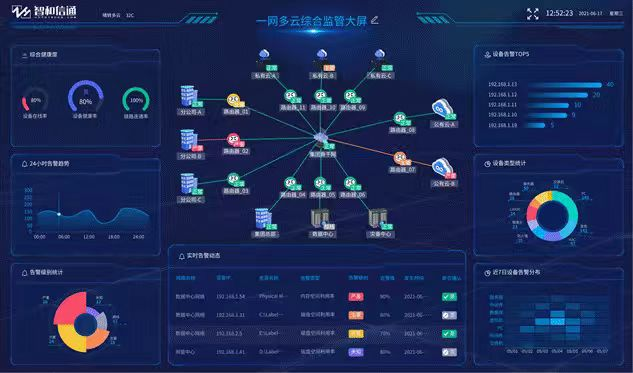
#> input picture ui-image-to-react-skill/generated/run_20260410_174303_096909/_cgi-bin_mmwebwx-bin_webwxgetmsgimg__MsgID662310168062876176skeycrypt_31ffa70e_ea61bec835fa60ca2bfe46c7fc682edammweb_appidwx_webfilehelper.jpg, 633 x 373 px
$ python generate_react_app.py ../../../generated/run_20260410_174303_096909/_cgi-bin_mmwebwx-bin_webwxgetmsgimg__MsgID662310168062876176skeycrypt_31ffa70e_ea61bec835fa60ca2bfe46c7fc682edammweb_appidwx_webfilehelper.jpg
#> lines starting #> are read from the running program, lines starting #| are printed output that depends on the picture
#!/usr/bin/env python3
"""Generate a React page from a reference image and optional notes."""

from __future__ import annotations

import argparse
import base64
import html
import json
import os
import shutil
import textwrap
import urllib.error
import urllib.request
from dataclasses import dataclass
from datetime import datetime
from pathlib import Path
from statistics import mean
from typing import Any

from PIL import Image


SCRIPT_DIR = Path(__file__).resolve().parent
SKILL_DIR = SCRIPT_DIR.parent
PROJECT_DIR = SKILL_DIR.parents[1]
TEMPLATE_DIR = SKILL_DIR / "assets" / "vite-react-template"
GENERATED_ROOT = PROJECT_DIR / "generated"

MOTHERDUCK_STYLE_PROMPT = """
Use these exact MotherDuck-inspired design constraints:
- Background #F4EFEA, text and borders #383838
- Primary CTA #6FC2FF with offset shadow effect
- Accent banners in #FFDE00, #53DBC9, or #FF7169
- White cards with 2px charcoal borders and almost-square corners
- Uppercase monospace headings with normal weight, not bold
- Inter-style body copy with light weight
- Editorial marquee bands between major sections
- Warm playful industrial SaaS tone
- No gradients, glassmorphism, soft shadows, or pill buttons
""".strip()


@dataclass
class GenerationConfig:
    mode: str
    page_goal: str
    content_notes: str
    constraints: str
    backend: str = "stub"
    openai_model: str = "gpt-4.1-mini"


def rgb_to_hex(rgb: tuple[int, int, int]) -> str:
    return "#{:02x}{:02x}{:02x}".format(*rgb)


def brightness(rgb: tuple[int, int, int]) -> float:
    return (0.299 * rgb[0]) + (0.587 * rgb[1]) + (0.114 * rgb[2])


def clamp(value: float, low: float, high: float) -> float:
    return max(low, min(high, value))


def section_name(page_type: str, index: int) -> str:
    landing = ["hero", "value props", "feature cards", "social proof", "cta"]
    dashboard = ["top bar", "summary metrics", "primary chart", "table or list", "secondary panels"]
    editorial = ["hero", "story block", "feature narrative", "highlight band", "cta"]
    names = {
        "landing": landing,
        "dashboard": dashboard,
        "editorial": editorial,
    }.get(page_type, landing)
    return names[index] if index < len(names) else f"section {index + 1}"


def derive_stub_theme(analysis: dict[str, Any], config: GenerationConfig) -> dict[str, Any]:
    tokens = analysis["style_tokens"]
    dominant = tokens["dominant_hex"]
    accent = tokens["accent_hex"]
    dark_mode = tokens["dark_mode"]
    motherduck = config.mode == "high-fidelity-motherduck"
    landing = tokens["page_type"] == "landing"

    if motherduck:
        return {
            "name": "motherduck",
            "bg": "#F4EFEA",
            "surface": "#FFFFFF",
            "text": "#383838",
            "primary": "#6FC2FF",
            "secondary": "#53DBC9",
            "highlight": "#FFDE00",
            "muted_bg": "#F8F8F7",
            "radius": "2px",
            "heading_font": '"Space Mono", monospace',
            "body_font": '"Inter", sans-serif',
            "heading_transform": "uppercase",
            "heading_weight": "400",
            "border_width": "2px",
            "card_style": "bordered",
            "page_shell": "playful-industrial",
        }

    text = "#F5F7FA" if dark_mode else "#1D2433"
    bg = "#111827" if dark_mode else rgb_to_hex(tokens["background_rgb"])
    surface = "#1A2234" if dark_mode else "#FFFFFF"
    highlight = accent if accent != dominant else "#FF8A3D"
    secondary = dominant if brightness(tokens["dominant_rgb"]) < 210 else "#6C8BFF"

    if landing:
        page_shell = "editorial-soft" if not dark_mode else "editorial-dark"
        radius = "18px"
        border_width = "1px"
        card_style = "soft"
    else:
        page_shell = "dashboard-grid"
        radius = "16px"
        border_width = "1px"
        card_style = "panel"

    return {
        "name": "adaptive",
        "bg": bg,
        "surface": surface,
        "text": text,
        "primary": dominant,
        "secondary": secondary,
        "highlight": highlight,
        "muted_bg": "#E9EEF5" if not dark_mode else "#0F172A",
        "radius": radius,
        "heading_font": '"Inter", sans-serif' if landing else '"Space Mono", monospace',
        "body_font": '"Inter", sans-serif',
        "heading_transform": "none" if landing else "uppercase",
        "heading_weight": "600" if landing else "400",
        "border_width": border_width,
        "card_style": card_style,
        "page_shell": page_shell,
    }


def make_run_dir() -> Path:
    GENERATED_ROOT.mkdir(parents=True, exist_ok=True)
    for _ in range(20):
        stamp = datetime.now().strftime("%Y%m%d_%H%M%S_%f")
        run_dir = GENERATED_ROOT / f"run_{stamp}"
        try:
            run_dir.mkdir(parents=True, exist_ok=False)
            return run_dir
        except FileExistsError:
            continue
    raise RuntimeError("Unable to allocate a unique run directory.")


# [10 lines left out: function image_to_data_url, not called in this run]


def analyze_image_locally(image_path: Path) -> dict[str, Any]:
    with Image.open(image_path) as image:
#> image is the input picture: PIL image 633x373 RGB; mean R, G, B 27.6, 42.5, 86.9
        image = image.convert("RGB")
        width, height = image.size
        sample = image.resize((48, 48))
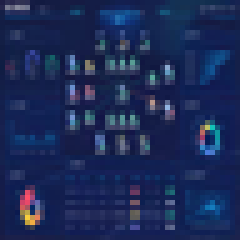
#> sample: PIL image 48x48 RGB (shown 5 times larger); mean R, G, B 27.5, 42.5, 86.9
        pixels = list(sample.getdata())
#> pixels = 2304 items, first 6: (31, 30, 69), (44, 44, 81), (40, 39, 78), (50, 49, 86), (48, 49, 82), (46, 47, 84)
        avg_rgb = tuple(round(mean(channel)) for channel in zip(*pixels))
#> avg_rgb = (28, 42, 87)

        top_band = image.crop((0, 0, width, max(1, height // 5))).resize((24, 24))
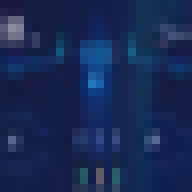
#> top_band: PIL image 24x24 RGB (shown 8 times larger); mean R, G, B 23.6, 41.2, 84.5
        bg_band = image.crop((0, 0, width, max(1, height // 12))).resize((24, 12))
        middle_band = image.crop((0, height // 3, width, min(height, (height // 3) * 2))).resize((24, 24))
        footer_band = image.crop((0, max(0, height - max(1, height // 6)), width, height)).resize((24, 16))
#> (the rest of the program and of its run is left out)
